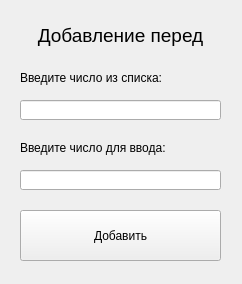
<?xml version="1.0" encoding="UTF-8"?>
<ui version="4.0">
 <class>Form</class>
 <widget class="QWidget" name="Form">
  <property name="geometry">
   <rect>
    <x>0</x>
    <y>0</y>
    <width>242</width>
    <height>284</height>
   </rect>
  </property>
  <property name="windowTitle">
   <string>Добавить перед</string>
  </property>
  <widget class="QLabel" name="label_2">
   <property name="geometry">
    <rect>
     <x>20</x>
     <y>70</y>
     <width>141</width>
     <height>16</height>
    </rect>
   </property>
   <property name="text">
    <string>Введите число из списка:</string>
   </property>
  </widget>
  <widget class="QPushButton" name="pushButton">
   <property name="geometry">
    <rect>
     <x>20</x>
     <y>210</y>
     <width>201</width>
     <height>51</height>
    </rect>
   </property>
   <property name="text">
    <string>Добавить</string>
   </property>
  </widget>
  <widget class="QLineEdit" name="lineEdit">
   <property name="geometry">
    <rect>
     <x>20</x>
     <y>100</y>
     <width>201</width>
     <height>20</height>
    </rect>
   </property>
  </widget>
  <widget class="QLabel" name="label">
   <property name="geometry">
    <rect>
     <x>20</x>
     <y>20</y>
     <width>201</width>
     <height>31</height>
    </rect>
   </property>
   <property name="font">
    <font>
     <pointsize>14</pointsize>
    </font>
   </property>
   <property name="layoutDirection">
    <enum>Qt::LeftToRight</enum>
   </property>
   <property name="text">
    <string>Добавление перед</string>
   </property>
   <property name="alignment">
    <set>Qt::AlignCenter</set>
   </property>
  </widget>
  <widget class="QLabel" name="label_3">
   <property name="geometry">
    <rect>
     <x>20</x>
     <y>140</y>
     <width>151</width>
     <height>16</height>
    </rect>
   </property>
   <property name="text">
    <string>Введите число для ввода:</string>
   </property>
  </widget>
  <widget class="QLineEdit" name="lineEdit_2">
   <property name="geometry">
    <rect>
     <x>20</x>
     <y>170</y>
     <width>201</width>
     <height>20</height>
    </rect>
   </property>
  </widget>
 </widget>
 <resources/>
 <connections/>
</ui>
